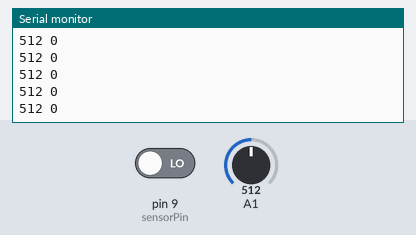
Recording of a sketch running on a simulated Arduino Uno, built with avr-gcc and run on an emulated ATmega328P. On the bench: the last lines printed to the serial monitor. The inputs (shaded band) are chosen by the test bench; at power-on: A1 = 512, pin 9 (sensorPin) LOW.

Above: at 1.2 s.
1.3 s: A1 set to 993
At 2.0 s:
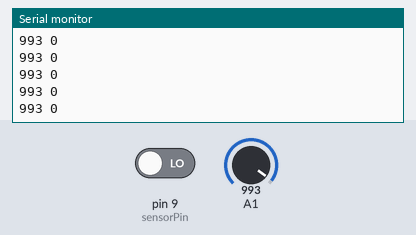
2.8 s: A1 set to 1016
At 3.3 s:
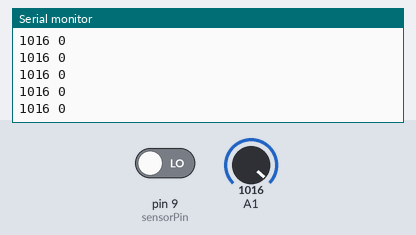
Timing chart, 0 to 5.8 s (numbered marks = the images above; inputs shaded):
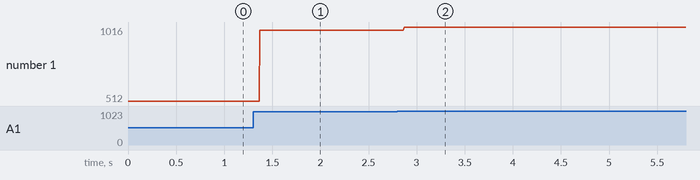

The sketch:

sketch_mar16b.ino
```cpp
const int sensorPin = 9;
int valor;
int val_analogico;

void setup() {
    pinMode(sensorPin, INPUT);
    pinMode(A1, INPUT);
    Serial.begin(9600);
}

void loop() {
    valor = digitalRead(sensorPin);

    val_analogico = analogRead(A1);
    Serial.print(val_analogico);
    Serial.print(" ");
    Serial.println(valor);
}
```

Measured:
- after the input at 1.3 s, the serial monitor: prints a new line after 0.07 s (image 1)
- after the input at 2.8 s, the serial monitor: prints a new line after 0.07 s (image 2)
- plotted number 1: 512 → 993 after the input at 1.3 s, 993 → 1016 after the input at 2.8 s
